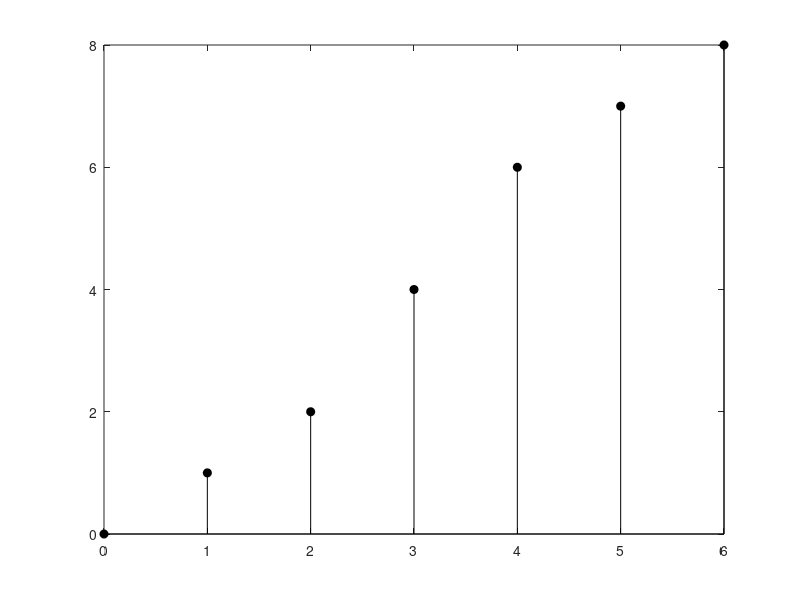

Here is the MATLAB script that generated this plot: (Note: this script raises an error after producing the figure.)
% ===========================
clc, clear, close all;
% ===========================
x = [0,1,2,3,4,5,6];
y = [0,1,2,4,6,7,8];
% ===========================
figure(1),
stem(x,y,'fill','k');
% ===========================
[x_shifted, y_shifted] = shift(x,y);
figure(1),
stem(x_shifted, y_shifted, 'fill', 'k');
% ===========================
function [o] = origin(x, y)
    N = length(y);
    N_2 = (N-1)/2;
    N_half = N_2 + 2;
    
    o = [x(N_half), y(N_half)];
end
% ===========================
function [x_shifted, y_shifted] = shift(x,y)
    orig = origin(x,y)
    xo = orig(1);
    yo = orig(2);
    x_shifted = x - xo + 1;
    y_shifted = y - yo;
end
% ===========================